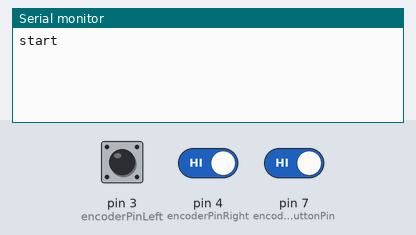
Simulated run of this sketch. Board: Arduino Uno, built with avr-gcc and run on an emulated ATmega328P. Shown: the last lines printed to the serial monitor. The test bench sets the inputs (shaded band); at power-on: pin 7 (encoder0ButtonPin) HIGH, pin 3 (encoderPinLeft) HIGH, pin 4 (encoderPinRight) HIGH.

Above: at 1.2 s.
1.3 s: pin 7 (encoder0ButtonPin) driven LOW
At 2.5 s:
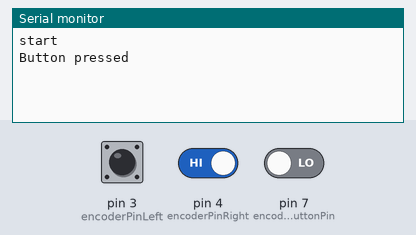
2.8 s: pin 3 (encoderPinLeft) pulsed LOW 2 times (0.12 s each, 0.3 s apart)
At 3.7 s:
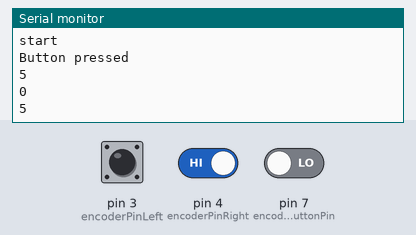

Measured:
- after the input at 1.3 s, the serial monitor: prints a new line at once (image 1)
- after the input at 2.8 s, the serial monitor: prints a new line after 0.15 s (image 2)

The sketch:

test_rotary_encoder_OO.ino
```cpp
#include "rotaryEncoder.h"

#define encoderPinLeft 3
#define encoderPinRight 4
#define encoder0ButtonPin 7

rotaryEncoder encoder(encoderPinLeft, encoderPinRight, encoder0ButtonPin);

void rotaryEncoderISR() {
  if (digitalRead(encoderPinLeft) == digitalRead(encoderPinRight)) {
    encoder.stepUp();
  } else {
    encoder.stepDown();
  }
}

void setup() {
  Serial.begin(115200);
  Serial.println("start");
  encoder.init();
  encoder.setStep(5);
  attachInterrupt(digitalPinToInterrupt(encoderPinLeft), rotaryEncoderISR, CHANGE);
}

int lastReading = 0;

void loop() {
  if (encoder.getCurrentPosition() != lastReading) {
    lastReading = encoder.getCurrentPosition();
    Serial.println(lastReading);
  }
  if (encoder.buttonPressed()) {
    Serial.println(F("Button pressed"));
  }
  delay(50);
}
```

rotaryEncoder.cpp
```cpp
#include "Arduino.h"
#include "rotaryEncoder.h"

rotaryEncoder::rotaryEncoder(int pinLeft, int pinRight, int buttonPin) {
	_pinLeft = pinLeft;
	_pinRight = pinRight;
	_buttonPin = buttonPin;
	_currentPosition = 0;
	_step = 1;
	_min = 0;
	_max = 99;
	_buttonState = 0;
}

void rotaryEncoder::init() {
	pinMode(_pinLeft, INPUT);
	digitalWrite(_pinLeft, HIGH);       // turn on pullup resistor
	pinMode(_pinRight, INPUT);
	digitalWrite(_pinRight, HIGH);       // turn on pullup resistor
	pinMode(_buttonPin, INPUT);
	digitalWrite(_buttonPin, HIGH);       // turn on pullup resistor
}

void rotaryEncoder::stepUp() {
	_currentPosition += _step;
	if (_currentPosition > _max) {
		_currentPosition = _max;
	}
}

void rotaryEncoder::stepDown() {
	_currentPosition -= _step;
	if (_currentPosition < _min) {
		_currentPosition = _min;
	}
}

void rotaryEncoder::setStep(int step) {
	_step = step;
}

void rotaryEncoder::setCurrentPosition(int position) {
	_currentPosition = position;
}

int rotaryEncoder::getCurrentPosition() {
	return _currentPosition;
}

int rotaryEncoder::buttonPressed() {
	if (_buttonState == 0 && (!digitalRead(_buttonPin))) {
		_buttonState = 1;
		return 1;
	} else if ((_buttonState == 1) && (digitalRead(_buttonPin))) {
		_buttonState = 0;
		return 0;
	}
}

void rotaryEncoder::setLimits(int min, int max) {
	_min = min;
	_max = max;
}
```

rotaryEncoder.h
```cpp
/*
 * Class usage:
 * rotaryEncoder encoder(pinLeft, pinRight, buttonPin);
 *
 * setup():
 *		encoder.init();
 *		attachInterrupt(digitalPinToInterrupt(_pinLeft), rotaryEncoderISR, CHANGE);
 *
 *	ISR: copy function and follow instructions
 */

// Copy this to the code and change pinLeft, pinRight and coder to your encoder instance
// also add this to setup()   attachInterrupt(digitalPinToInterrupt(_pinLeft), rotaryEncoderISR, CHANGE);
//void rotaryEncoderISR() {
//  if (digitalRead(_pinLeft) == digitalRead(_pinRight)) {
//    coder.stepUp();
//  } else {
//    coder.stepDown();
//  }
//}

#ifndef rotaryEncoder_h
#define rotaryEncoder_h

#include "Arduino.h"

class rotaryEncoder
{
public:
	rotaryEncoder(int pinLeft, int pinRight, int buttonPin);
	void init();
	void setStep(int step);
	void setCurrentPosition(int position);
	int getCurrentPosition();
	int buttonPressed();
	void stepUp();
	void stepDown();
	void setLimits(int min, int max);
private:
	byte _buttonState;
	int _currentPosition;
	int _step;
	int _pinLeft;
	int _pinRight;
	int _buttonPin;
	int _min;
	int _max;
};


#endif
```
